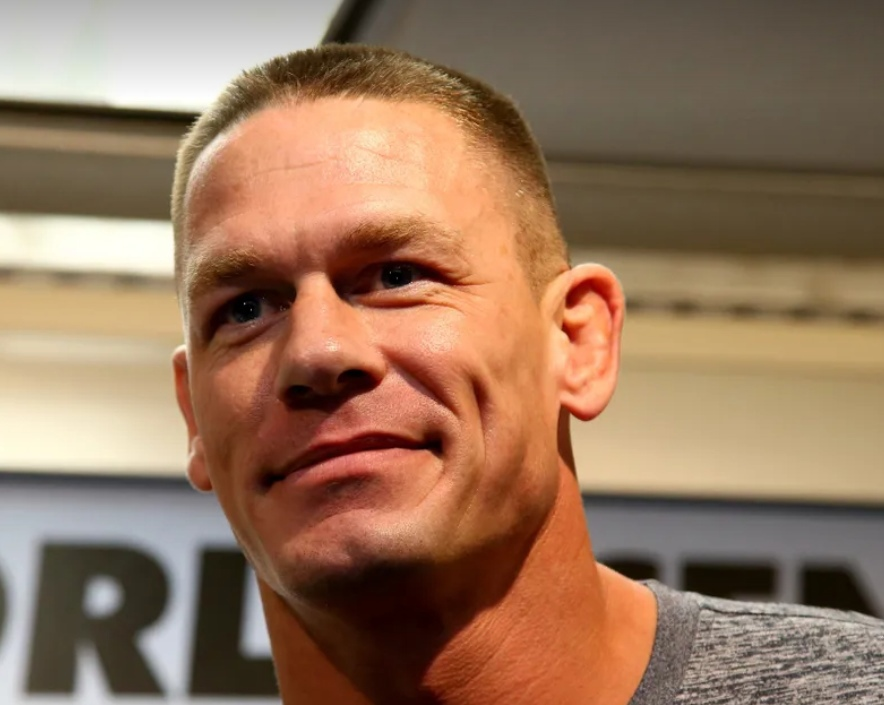
#> input picture cena.jpg, 884 x 705 px; its folder holds only this picture in this run
$ python -i face_processor.py   (imports and definitions only)
#> lines starting #> are read from the running program, lines starting #| are printed output that depends on the picture
#> further down, picture is the input picture: shape (705, 884, 3); mean B, G, R 92.3, 117.5, 150.4
### app/database.py
import psycopg2
import numpy as np
from typing import List, Tuple, Optional
import pickle

class BiometricDatabase:
    def __init__(self, dbname: str = 'biometric_db', user: str = 'postgres',
                 password: str = '13371337', host: str = 'localhost', port: str = '5433'):
        """Инициализация подключения к базе данных"""
#> called with dbname = 'biometric_db', user = 'postgres', password = '13371337', host = 'localhost', port = '5433'
        self.conn_params = {
            'dbname': dbname,
            'user': user,
            'password': password,
            'host': host,
            'port': port
        }
        self._create_tables()
#> (the call stopped at in _create_tables, `with psycopg2.connect(**self.conn_params) as conn:`: psycopg2 is not available in this run)

    def _create_tables(self) -> None:
        """Создание необходимых таблиц"""
        with psycopg2.connect(**self.conn_params) as conn:
            with conn.cursor() as cur:
                # Создаем таблицу для хранения лиц
                cur.execute("""
                    CREATE TABLE IF NOT EXISTS faces (
                        id SERIAL PRIMARY KEY,
                        user_id VARCHAR(50) NOT NULL,
                        face_data BYTEA NOT NULL,
                        created_at TIMESTAMP DEFAULT CURRENT_TIMESTAMP
                    )
                """)
                conn.commit()

    # [37 lines left out: functions add_face, get_all_faces, clear_database, get_database_size, not called in this run]

    def close(self):
        self.conn.close()

# [3 lines that do not run on import are left out]

### app/face_processor.py
import cv2
import numpy as np
from typing import List, Tuple, Optional
import os
from database import BiometricDatabase

class FaceProcessor:
    def __init__(self):
        """Инициализация процессора лиц"""
        # Загружаем каскадный классификатор для обнаружения лиц
        cascade_path = 'haarcascade_frontalface_default.xml'
        if not os.path.exists(cascade_path):
            raise FileNotFoundError(f"Файл каскадного классификатора не найден: {cascade_path}")
        self.face_cascade = cv2.CascadeClassifier(cascade_path)

        # Инициализируем базу данных
        self.db = BiometricDatabase()

    def detect_face(self, image: np.ndarray) -> Optional[np.ndarray]:
        """Обнаружение лица на изображении"""
        gray = cv2.cvtColor(image, cv2.COLOR_BGR2GRAY)
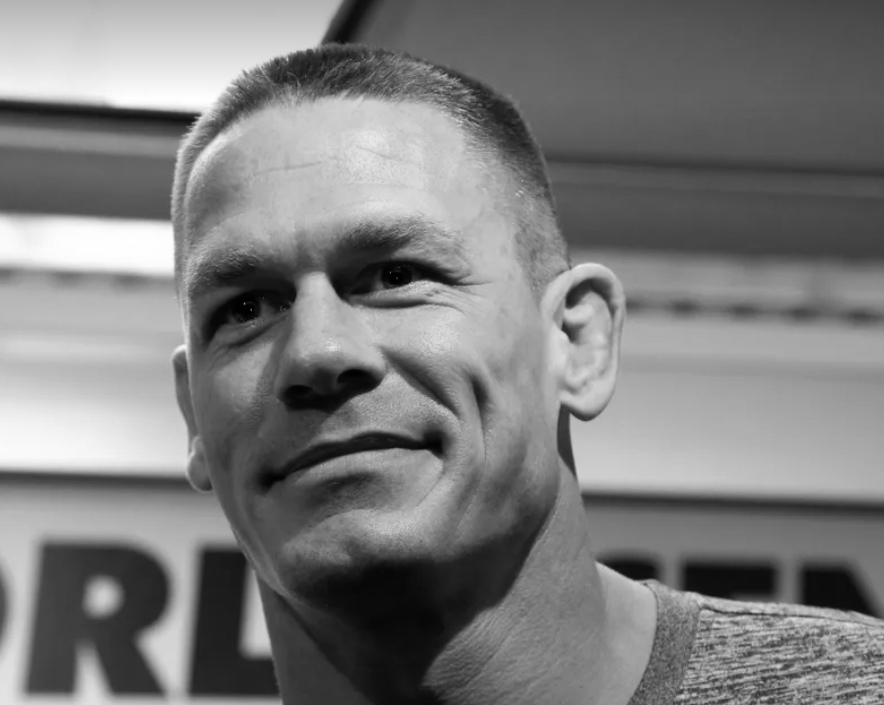
#> gray: shape (705, 884); min 0, max 255, mean 124.5
        faces = self.face_cascade.detectMultiScale(gray, 1.3, 5)
#> faces = [[124, 127, 403, 403]]

        if len(faces) == 0:
            return None

        # Берем первое обнаруженное лицо
        x, y, w, h = faces[0]
#> x = 124; y = 127; w = 403; h = 403
        face = gray[y:y+h, x:x+w]
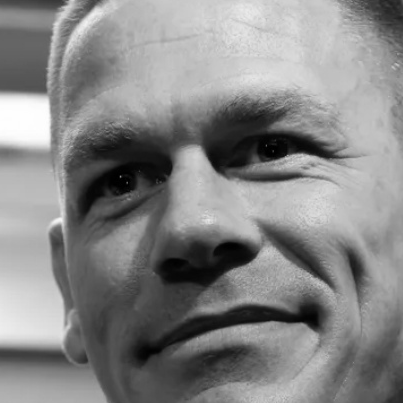
#> face: shape (403, 403); min 0, max 254, mean 133.8

        # Нормализуем размер
        face = cv2.resize(face, (100, 100))
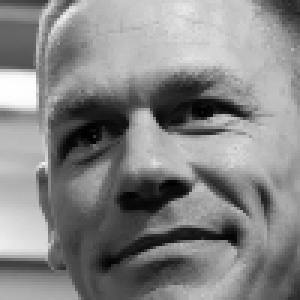
#> face: shape (100, 100) (shown 3 times larger); min 0, max 254, mean 133.7

        return face

    # [28 lines left out: functions add_face, recognize_face, not called in this run]

    def clear_database(self) -> None:
        """Очистка базы данных"""
        self.db.clear_database()

    # [48 lines left out: functions _retrain_recognizer, get_face_features, compare_faces, not called in this run]

>>> import cv2
>>> picture = cv2.imread('../cena.jpg')
>>> result = FaceProcessor().detect_face(picture)

$ run again, on snapshot.jpg
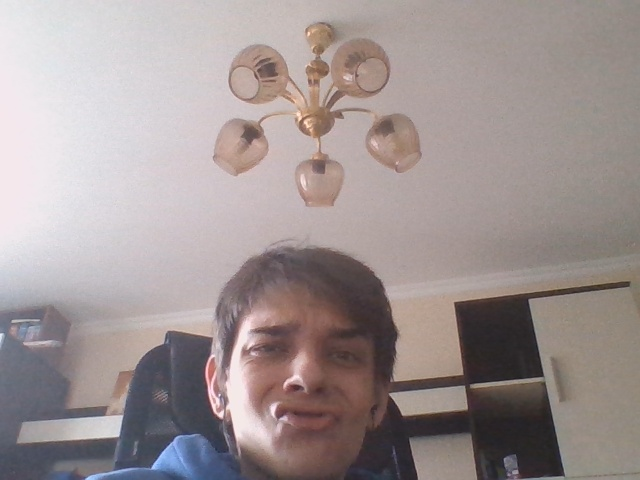
#> input picture snapshot.jpg, 640 x 480 px
#> picture is the input picture: shape (480, 640, 3); mean B, G, R 147.2, 147.8, 159
#> in detect_face, `gray = cv2.cvtColor(image, cv2.COLOR_BGR2GRAY)`:
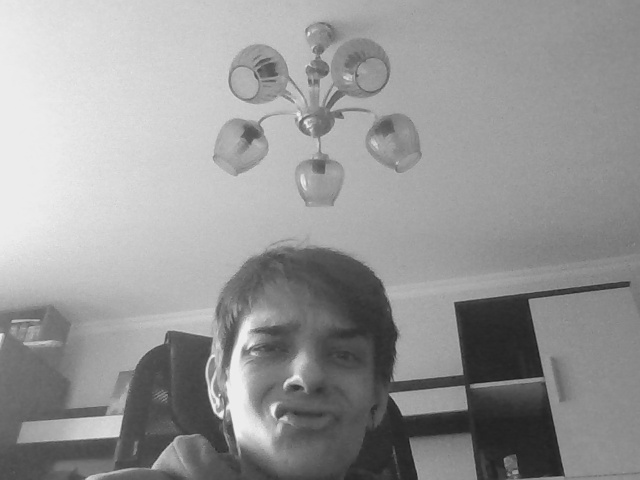
#> gray: shape (480, 640); min 27, max 241, mean 151.1
#> faces = [[219, 283, 171, 171]]
#> x = 219; y = 283; w = 171
#> in detect_face, `face = gray[y:y+h, x:x+w]`:
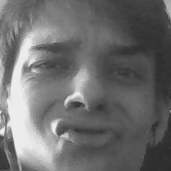
#> face: shape (171, 171); min 42, max 241, mean 109.5
